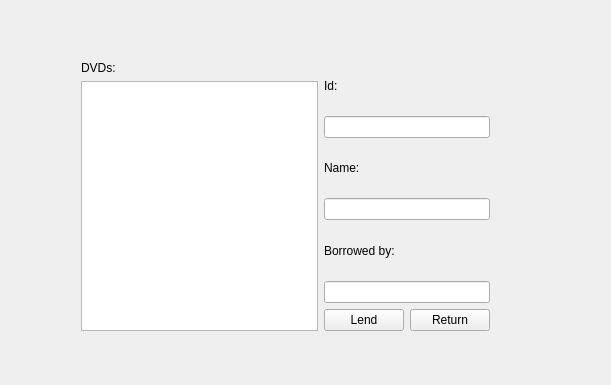
<?xml version="1.0" encoding="UTF-8"?>
<ui version="4.0">
 <class>Widget</class>
 <widget class="QWidget" name="Widget">
  <property name="geometry">
   <rect>
    <x>0</x>
    <y>0</y>
    <width>611</width>
    <height>385</height>
   </rect>
  </property>
  <property name="windowTitle">
   <string>Widget</string>
  </property>
  <widget class="QWidget" name="layoutWidget">
   <property name="geometry">
    <rect>
     <x>70</x>
     <y>50</y>
     <width>431</width>
     <height>292</height>
    </rect>
   </property>
   <layout class="QHBoxLayout" name="horizontalLayout_2">
    <item>
     <layout class="QVBoxLayout" name="verticalLayout">
      <item>
       <widget class="QLabel" name="label">
        <property name="text">
         <string>DVDs:</string>
        </property>
       </widget>
      </item>
      <item>
       <widget class="QListWidget" name="dvdList"/>
      </item>
     </layout>
    </item>
    <item>
     <layout class="QVBoxLayout" name="verticalLayout_2">
      <item>
       <widget class="QLabel" name="label_2">
        <property name="text">
         <string>Id:</string>
        </property>
       </widget>
      </item>
      <item>
       <widget class="QLineEdit" name="dvdId"/>
      </item>
      <item>
       <widget class="QLabel" name="label_3">
        <property name="text">
         <string>Name:</string>
        </property>
       </widget>
      </item>
      <item>
       <widget class="QLineEdit" name="dvdName"/>
      </item>
      <item>
       <widget class="QLabel" name="label_4">
        <property name="text">
         <string>Borrowed by:</string>
        </property>
       </widget>
      </item>
      <item>
       <widget class="QLineEdit" name="dvdBorrowedTo"/>
      </item>
      <item>
       <layout class="QHBoxLayout" name="horizontalLayout">
        <item>
         <widget class="QPushButton" name="lendDvd">
          <property name="text">
           <string>Lend</string>
          </property>
         </widget>
        </item>
        <item>
         <widget class="QPushButton" name="returnDvd">
          <property name="text">
           <string>Return</string>
          </property>
         </widget>
        </item>
       </layout>
      </item>
     </layout>
    </item>
   </layout>
  </widget>
 </widget>
 <layoutdefault spacing="6" margin="11"/>
 <resources/>
 <connections/>
</ui>
